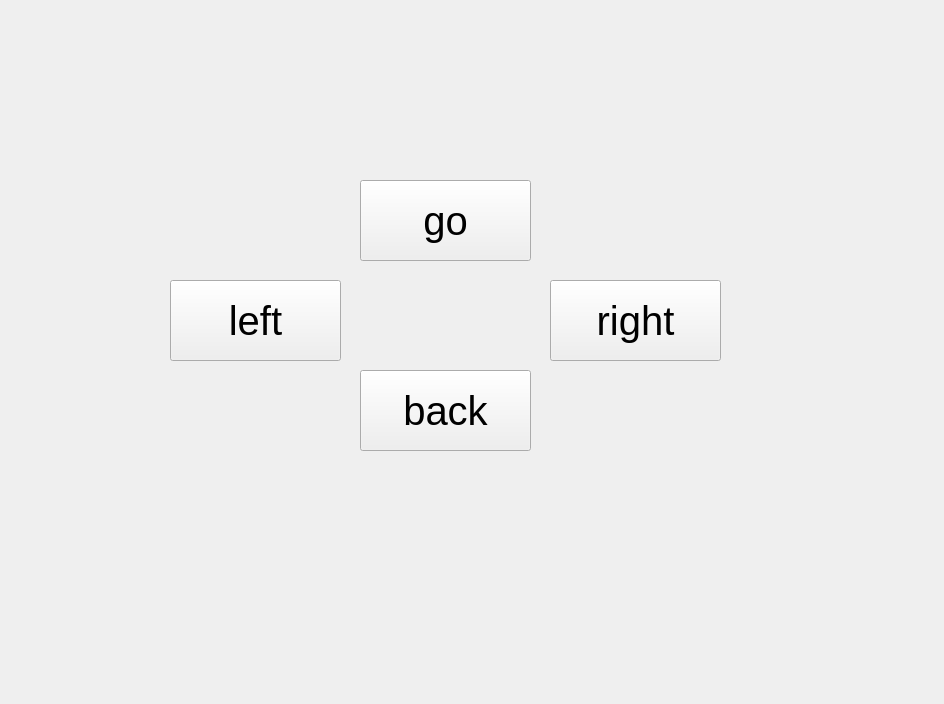
<?xml version="1.0" encoding="UTF-8"?>
<ui version="4.0">
 <class>MainWindowDesign</class>
 <widget class="QMainWindow" name="MainWindowDesign">
  <property name="geometry">
   <rect>
    <x>0</x>
    <y>0</y>
    <width>944</width>
    <height>704</height>
   </rect>
  </property>
  <property name="windowTitle">
   <string>QRosApp</string>
  </property>
  <property name="windowIcon">
   <iconset resource="../resources/images.qrc">
    <normaloff>:/images/icon.png</normaloff>:/images/icon.png</iconset>
  </property>
  <property name="locale">
   <locale language="English" country="Australia"/>
  </property>
  <widget class="QWidget" name="centralwidget">
   <widget class="QPushButton" name="go">
    <property name="geometry">
     <rect>
      <x>360</x>
      <y>180</y>
      <width>171</width>
      <height>81</height>
     </rect>
    </property>
    <property name="font">
     <font>
      <pointsize>30</pointsize>
     </font>
    </property>
    <property name="text">
     <string>go</string>
    </property>
   </widget>
   <widget class="QPushButton" name="back">
    <property name="geometry">
     <rect>
      <x>360</x>
      <y>370</y>
      <width>171</width>
      <height>81</height>
     </rect>
    </property>
    <property name="font">
     <font>
      <pointsize>30</pointsize>
     </font>
    </property>
    <property name="text">
     <string>back</string>
    </property>
   </widget>
   <widget class="QPushButton" name="left">
    <property name="geometry">
     <rect>
      <x>170</x>
      <y>280</y>
      <width>171</width>
      <height>81</height>
     </rect>
    </property>
    <property name="font">
     <font>
      <pointsize>30</pointsize>
     </font>
    </property>
    <property name="text">
     <string>left</string>
    </property>
   </widget>
   <widget class="QPushButton" name="right">
    <property name="geometry">
     <rect>
      <x>550</x>
      <y>280</y>
      <width>171</width>
      <height>81</height>
     </rect>
    </property>
    <property name="font">
     <font>
      <pointsize>30</pointsize>
     </font>
    </property>
    <property name="text">
     <string>right</string>
    </property>
   </widget>
  </widget>
  <action name="action_Quit">
   <property name="text">
    <string>&amp;Quit</string>
   </property>
   <property name="shortcut">
    <string>Ctrl+Q</string>
   </property>
   <property name="shortcutContext">
    <enum>Qt::ApplicationShortcut</enum>
   </property>
  </action>
  <action name="action_Preferences">
   <property name="text">
    <string>&amp;Preferences</string>
   </property>
  </action>
  <action name="actionAbout">
   <property name="text">
    <string>&amp;About</string>
   </property>
  </action>
  <action name="actionAbout_Qt">
   <property name="text">
    <string>About &amp;Qt</string>
   </property>
  </action>
 </widget>
 <resources>
  <include location="../resources/images.qrc"/>
 </resources>
 <connections>
  <connection>
   <sender>action_Quit</sender>
   <signal>triggered()</signal>
   <receiver>MainWindowDesign</receiver>
   <slot>close()</slot>
   <hints>
    <hint type="sourcelabel">
     <x>-1</x>
     <y>-1</y>
    </hint>
    <hint type="destinationlabel">
     <x>399</x>
     <y>299</y>
    </hint>
   </hints>
  </connection>
 </connections>
</ui>
